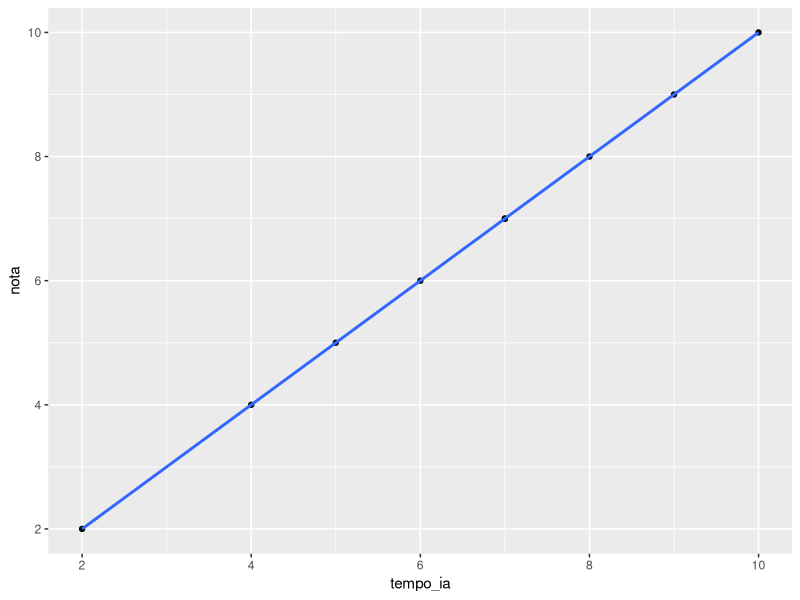

R code for this plot:
df_aluno <- data.frame(
	nota = c(9, 8, 7, 10, 7, 4, 5, 6, 2),
	tempo_ia = c(9, 8, 7, 10, 7, 4, 5, 6, 2)
	# tempo_ia = c(2, 3, 1, 5, 3, 15, 13, 17, 40, 7)
)

correlacao <- cor(df_aluno$nota, df_aluno$tempo_ia)

regressao <- lm(df_aluno$nota ~ df_aluno$tempo_ia)
summary(regressao)

library(ggplot2)
ggplot(df_aluno, aes(tempo_ia, nota)) + geom_point() + geom_smooth(method = "lm", se = FALSE)
